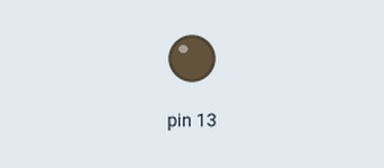
A sketch run on a simulated Arduino Uno, built with avr-gcc and run on an emulated ATmega328P. Shown: output pins drawn as LEDs (lit = HIGH).

Above: at 0.42 s.
At 39.9 s:
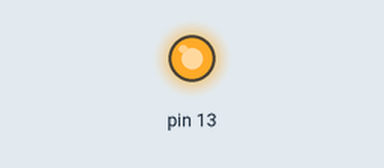
Timing chart, 0 to 40.0 s (numbered marks = the images above):
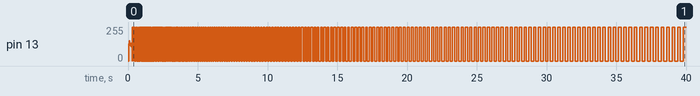

The sketch:

sketch_jul29a.ino
```cpp
/*
 * MaxR, Jul 29, 2017
 */

void setup() {
  // put your setup code here, to run once:
  pinMode(13, OUTPUT);
}

void loop() {
  // put your main code here, to run repeatedly:
  int d;
  for (d=0; d<1023; d+=1){
    digitalWrite(13, 1);
    delay(d);
    digitalWrite(13, 0);
    delay(d);
  }
 }
```
